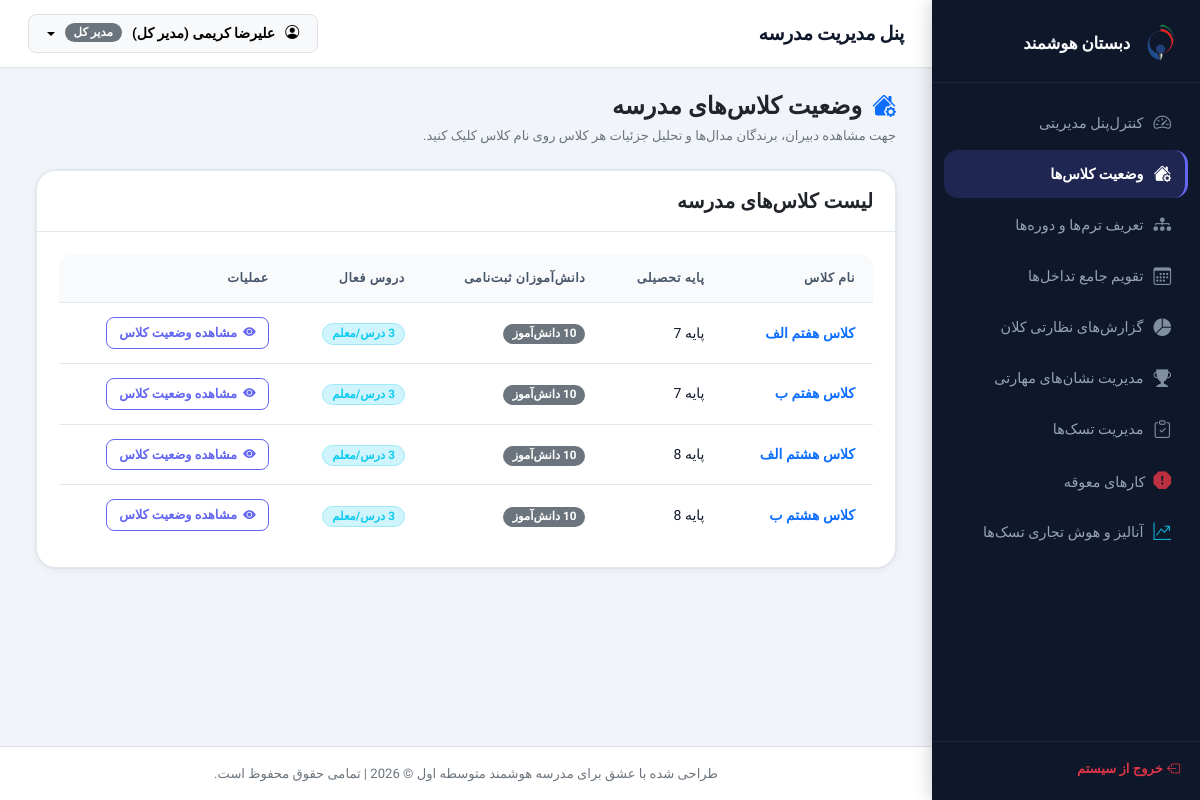
/admin/classes_status.php (signed in), run on the app's committed database.
### tables this page shows
CREATE TABLE `classes` (
  `id` int(11) NOT NULL,
  `class_name` varchar(100) NOT NULL,
  `grade_level` int(11) NOT NULL
);

### admin/classes_status.php (the view, shortened to what this page needs)
<?php
require_once '../includes/header.php';
try {
    $classes = $pdo->query("SELECT c.id, c.class_name, c.grade_level,
        (SELECT COUNT(*) FROM class_student cs WHERE cs.class_id = c.id) as students_count,
        (SELECT COUNT(*) FROM class_teacher_course ctc WHERE ctc.class_id = c.id) as allocations_count
        FROM classes c
        ORDER BY c.grade_level ASC, c.class_name ASC")->fetchAll();
} catch (PDOException $e) {
    die("خطا در لود اطلاعات کلاس‌ها: " . $e->getMessage());
}
?>
<div class="container-fluid">
    <div class="d-flex justify-content-between align-items-center mb-4">
        <div>
            <h4 class="fw-bold mb-1 text-dark"><i class="bi bi-house-gear-fill text-primary me-1"></i> وضعیت کلاس‌های مدرسه</h4>
            <p class="text-secondary small mb-0">جهت مشاهده دبیران، برندگان مدال‌ها و تحلیل جزئیات هر کلاس روی نام کلاس کلیک کنید.</p>
        </div>
    </div>
    <div class="row g-4">
        <div class="col-12">
            <div class="card border-0 shadow-sm rounded-3">
                <div class="card-header bg-white py-3">
                    <h5 class="fw-bold mb-0">لیست کلاس‌های مدرسه</h5>
                </div>
                <div class="card-body p-0">
                    <?php if (empty($classes)): ?>
                        <div class="text-center py-5">
                            <i class="bi bi-house-gear fs-1 text-secondary mb-2"></i>
                            <p class="text-secondary mb-0">کلاسی در سامانه ثبت نشده است.</p>
                        </div>
                    <?php else: ?>
                        <div class="table-responsive">
                            <table class="table custom-table mb-0">
                                <thead>
                                    <tr>
                                        <th>نام کلاس</th>
                                        <th>پایه تحصیلی</th>
                                        <th>دانش‌آموزان ثبت‌نامی</th>
                                        <th>دروس فعال</th>
                                        <th>عملیات</th>
                                    </tr>
                                </thead>
                                <tbody>
                                    <?php foreach ($classes as $c): ?>
                                        <tr>
                                            <td>
                                                <a href="../operator/class_details.php?class_id=<?= $c['id'] ?>" class="fw-bold text-decoration-none text-primary">
                                                    <?= htmlspecialchars($c['class_name']) ?>
                                                </a>
                                            </td>
                                            <td>پایه <?= $c['grade_level'] ?></td>
                                            <td>
                                                <span class="badge bg-secondary"><?= $c['students_count'] ?> دانش‌آموز</span>
                                            </td>
                                            <td>
                                                <span class="badge bg-info-subtle text-info border border-info-subtle"><?= $c['allocations_count'] ?> درس/معلم</span>
                                            </td>
                                            <td>
                                                <a href="../operator/class_details.php?class_id=<?= $c['id'] ?>" class="btn btn-outline-primary btn-sm fw-bold">
                                                    <i class="bi bi-eye-fill"></i> مشاهده وضعیت کلاس
                                                </a>
                                            </td>
                                        </tr>
                                    <?php endforeach; ?>
                                </tbody>
                            </table>
                        </div>
                    <?php endif; ?>
                </div>
            </div>
        </div>
    </div>
</div>
<?php require_once '../includes/footer.php'; ?>

### assets/css/style.css (style rules this page uses)
:root { --sidebar-bg: #0F172A; --sidebar-hover: rgba(99, 102, 241, 0.12); --sidebar-text: #94A3B8; --sidebar-active-text: #FFFFFF; --sidebar-active-bg: rgba(99, 102, 241, 0.2); --sidebar-active-border:#6366F1; --sidebar-width: 268px; --body-bg: #F1F5F9; --card-bg: #FFFFFF; --card-bg-alt: #F8FAFC; --text-primary: #0F172A; --text-secondary: #475569; --text-muted: #94A3B8; --primary: #6366F1; --primary-hover: #4F46E5; --primary-light: rgba(99, 102, 241, 0.1); --primary-subtle: #EEF2FF; --accent: #F97316; --accent-hover: #EA6C00; --accent-light: rgba(249, 115, 22, 0.1); --success: #10B981; --success-light: rgba(16, 185, 129, 0.1); --danger: #EF4444; --danger-light: rgba(239, 68, 68, 0.1); --warning: #F59E0B; --warning-light: rgba(245, 158, 11, 0.1); --info: #3B82F6; --info-light: rgba(59, 130, 246, 0.1); --border: #E2E8F0; --border-strong: #CBD5E1; --shadow-xs: 0 1px 2px rgba(0,0,0,.04); --shadow-sm: 0 2px 8px rgba(0,0,0,.06), 0 0 0 1px rgba(0,0,0,.04); --shadow-md: 0 4px 16px rgba(0,0,0,.08), 0 0 0 1px rgba(0,0,0,.04); --shadow-lg: 0 8px 32px rgba(0,0,0,.10), 0 0 0 1px rgba(0,0,0,.04); --shadow-clay: 4px 4px 0px rgba(99,102,241,.18), 0 4px 16px rgba(99,102,241,.12); --radius-sm: 8px; --radius-md: 14px; --radius-lg: 20px; --radius-xl: 28px; --radius-pill: 999px; --ease: cubic-bezier(0.25, 0.8, 0.25, 1); --transition: 0.22s var(--ease); }
*, *::before, *::after { box-sizing: border-box; }
html { scroll-behavior: smooth; }
body { font-family: 'Vazirmatn', system-ui, sans-serif; background-color: var(--body-bg); color: var(--text-primary); direction: rtl; overflow-x: hidden; -webkit-font-smoothing: antialiased; font-size: 15px; line-height: 1.6; }
.card { border-radius: var(--radius-lg) !important; border: 1px solid var(--border) !important; box-shadow: var(--shadow-sm) !important; transition: box-shadow var(--transition), transform var(--transition); overflow: hidden; }
.card-header { background-color: var(--card-bg) !important; border-bottom: 1px solid var(--border) !important; padding: 18px 22px !important; }
.card-body { padding: 22px !important; }
.custom-table { border-radius: var(--radius-md); overflow: hidden; background-color: var(--card-bg); width: 100%; border-collapse: separate; border-spacing: 0; }
.custom-table thead th { background-color: var(--card-bg-alt); color: var(--text-secondary); font-weight: 600; font-size: 0.78rem; text-transform: uppercase; letter-spacing: 0.6px; border-bottom: 1px solid var(--border); padding: 14px 18px; white-space: nowrap; }
.custom-table tbody td { padding: 14px 18px; border-bottom: 1px solid var(--border); vertical-align: middle; color: var(--text-primary); font-size: 0.875rem; transition: background var(--transition); }
.custom-table tbody tr:last-child td { border-bottom: none; }
.btn { border-radius: var(--radius-sm); padding: 9px 18px; font-weight: 600; font-size: 0.875rem; font-family: 'Vazirmatn', sans-serif; transition: all var(--transition); cursor: pointer; display: inline-flex; align-items: center; gap: 6px; border: none; line-height: 1.4; }
.btn-outline-primary { border: 1.5px solid var(--primary); color: var(--primary); background: transparent; }
.btn-sm { padding: 6px 12px; font-size: 0.8rem; border-radius: 8px; }
.badge { font-family: 'Vazirmatn', sans-serif; font-weight: 600; font-size: 0.73rem; padding: 4px 9px; border-radius: var(--radius-pill); letter-spacing: 0; }
.container-fluid { animation: fadeInUp 0.25s var(--ease); }

### data on the page
classes: class_name "کلاس هفتم الف", grade_level "7", allocations_count "3"
classes: class_name "کلاس هفتم ب", grade_level "7", allocations_count "3"
classes: class_name "کلاس هشتم الف", grade_level "8", allocations_count "3"
classes: class_name "کلاس هشتم ب", grade_level "8", allocations_count "3"

### other printed values
$currentUser['full_name'] "علیرضا کریمی (مدیر کل)"
get_role_fa($currentUser['role']) "مدیر کل"
